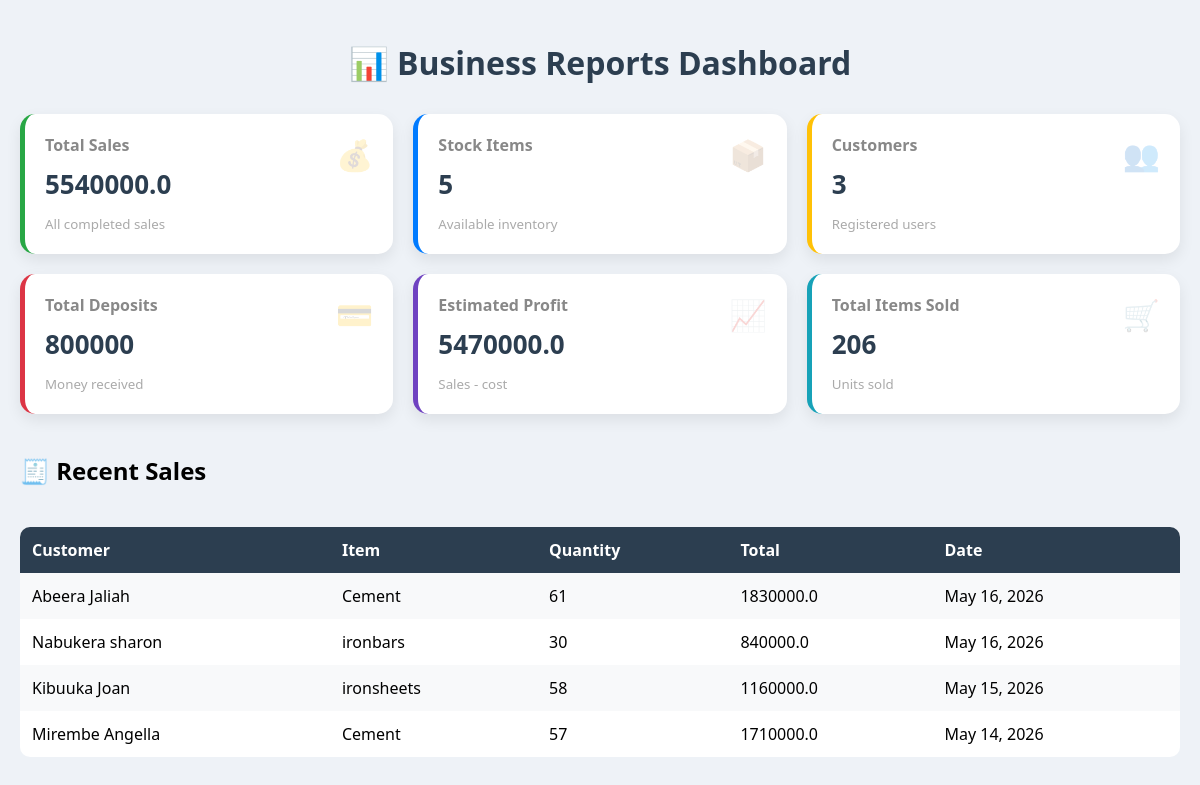
Page /reports/ on the earlier database version.
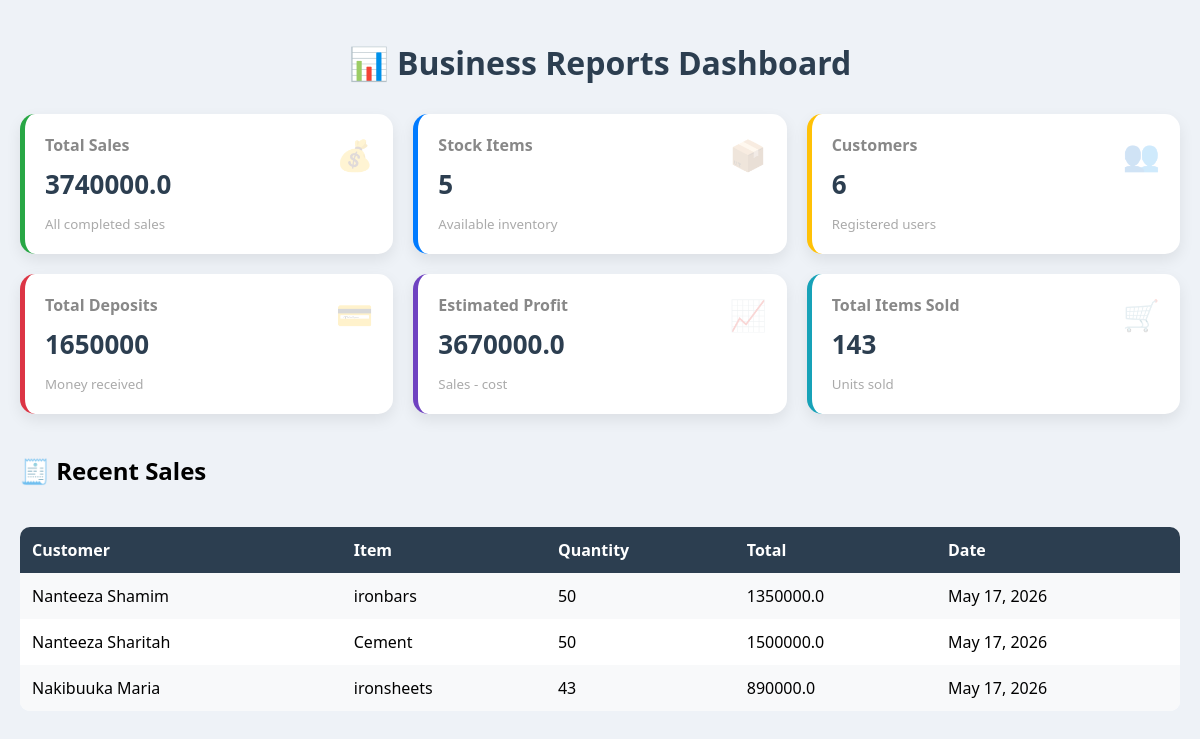
Same page on the later database version.
### hardwareapp/models.py (models this page shows, shortened)
class Sale(models.Model):
    item_name = models.CharField(max_length=100)
    quantity = models.IntegerField(default=0)
    unit_price = models.DecimalField(max_digits=10, decimal_places=1, default=0)
    total = models.DecimalField(max_digits=10, decimal_places=1, default=0)
    customer_name = models.CharField(max_length=100, blank=True, null=True)
    customer_contact = models.CharField(max_length=14, blank=True, null=True)
    item_type = models.CharField(max_length=100, blank=True, null=True)
    item_brand = models.CharField(max_length=100, blank=True, null=True)
    transport = models.FloatField(default=0)
    distance_km = models.FloatField(default=0)
    grand_total = models.FloatField(default=0)
    date = models.DateField(default=timezone.now)
    created_at = models.DateTimeField(auto_now_add=True)

### hardwareapp/views.py (the view)
# urls.py: path('reports/', views.reports, name='reports'),
def reports(request):
    total_sales = Sale.objects.aggregate(Sum('grand_total'))['grand_total__sum'] or 0
    total_stock = Stock.objects.count()
    total_customers = Register.objects.count()
    total_deposits = Deposit.objects.aggregate(Sum('amount'))['amount__sum'] or 0
    total_items = Sale.objects.aggregate(Sum('quantity'))['quantity__sum'] or 0
    total_cost = Stock.objects.aggregate(Sum('unit_cost'))['unit_cost__sum'] or 0
    total_sales = Decimal(str(total_sales))
    total_cost = Decimal(str(total_cost))
    profit = total_sales - total_cost
    recent_sales = Sale.objects.all().order_by('-id')[:5]
    context = {
        'total_sales': total_sales,
        'total_stock': total_stock,
        'total_customers': total_customers,
        'total_deposits': total_deposits,
        'profit': profit,
        'total_items': total_items,
        'recent_sales': recent_sales,
    }
    return render(request, 'reports.html', context)

### hardwareapp/templates/reports.html (shortened to what this page needs)
{% load static %}
<!doctype html>
<html lang="en">
  <head>
  </head>
  <body>
    <h1>📊 Business Reports Dashboard</h1>
    <div class="cards">
      <div class="card sales">
        <div class="icon">💰</div>
        <h3>Total Sales</h3>
        <h2>{{ total_sales }}</h2>
        <small>All completed sales</small>
      </div>
      <div class="card stock">
        <div class="icon">📦</div>
        <h3>Stock Items</h3>
        <h2>{{ total_stock }}</h2>
        <small>Available inventory</small>
      </div>
      <div class="card customers">
        <div class="icon">👥</div>
        <h3>Customers</h3>
        <h2>{{ total_customers }}</h2>
        <small>Registered users</small>
      </div>
      <div class="card deposits">
        <div class="icon">💳</div>
        <h3>Total Deposits</h3>
        <h2>{{ total_deposits }}</h2>
        <small>Money received</small>
      </div>
      <div class="card profit">
        <div class="icon">📈</div>
        <h3>Estimated Profit</h3>
        <h2>{{ profit }}</h2>
        <small>Sales - cost</small>
      </div>
      <div class="card items">
        <div class="icon">🛒</div>
        <h3>Total Items Sold</h3>
        <h2>{{ total_items }}</h2>
        <small>Units sold</small>
      </div>
    </div>
    <h2 style="margin-top: 40px">🧾 Recent Sales</h2>
    <table>
      <tr>
        <th>Customer</th>
        <th>Item</th>
        <th>Quantity</th>
        <th>Total</th>
        <th>Date</th>
      </tr>
      {% for sale in recent_sales %}
      <tr>
        <td>{{ sale.customer_name }}</td>
        <td>{{ sale.item_name }}</td>
        <td>{{ sale.quantity }}</td>
        <td>{{ sale.grand_total }}</td>
        <td>{{ sale.date }}</td>
      </tr>
      {% endfor %}
    </table>
  </body>
</html>

### hardwareapp/templates/reports.html (style rules this page uses)
body { font-family: "Segoe UI", sans-serif; background: #eef2f7; margin: 0; padding: 20px; }
h1 { text-align: center; margin-bottom: 30px; color: #2c3e50; }
.cards { display: grid; grid-template-columns: repeat(3, 1fr); gap: 20px; }
.card { background: white; border-radius: 15px; padding: 20px; box-shadow: 0 6px 15px rgba(0, 0, 0, 0.08); transition: all 0.35s ease; position: relative; overflow: hidden; animation: floatCard 4s ease-in-out infinite; }
.card h3 { margin: 0; font-size: 16px; color: #888; }
.card h2 { margin: 10px 0; font-size: 26px; color: #2c3e50; }
.card small { color: #aaa; }
.icon { position: absolute; right: 20px; top: 20px; font-size: 30px; opacity: 0.2; }
.sales { border-left: 5px solid #28a745; }
.stock { border-left: 5px solid #007bff; }
.customers { border-left: 5px solid #ffc107; }
.deposits { border-left: 5px solid #dc3545; }
.profit { border-left: 5px solid #6f42c1; }
.items { border-left: 5px solid #17a2b8; }
table { width: 100%; margin-top: 40px; border-collapse: collapse; background: white; border-radius: 10px; overflow: hidden; }
table th, table td { padding: 12px; text-align: left; }
table th { background: #2c3e50; color: white; }
table tr:nth-child(even) { background: #f8f9fa; }

Differences in the rows shown:
removed Sale: customer_name "Abeera Jaliah", item_name "Cement", quantity "61", grand_total "1830000.0", date "May 16, 2026"
removed Sale: customer_name "Nabukera sharon", item_name "ironbars", quantity "30", grand_total "840000.0", date "May 16, 2026"
removed Sale: customer_name "Kibuuka Joan", item_name "ironsheets", quantity "58", grand_total "1160000.0", date "May 15, 2026"
removed Sale: customer_name "Mirembe Angella", item_name "Cement", quantity "57", grand_total "1710000.0", date "May 14, 2026"
added Sale: customer_name "Nanteeza Shamim", item_name "ironbars", quantity "50", grand_total "1350000.0", date "May 17, 2026"
added Sale: customer_name "Nanteeza Sharitah", item_name "Cement", quantity "50", grand_total "1500000.0", date "May 17, 2026"
added Sale: customer_name "Nakibuuka Maria", item_name "ironsheets", quantity "43", grand_total "890000.0", date "May 17, 2026"
Other differences:
{{ total_sales }}: "5540000.0" → "3740000.0"
{{ total_customers }}: "3" → "6"
{{ total_deposits }}: "800000" → "1650000"
{{ profit }}: "5470000.0" → "3670000.0"
{{ total_items }}: "206" → "143"
